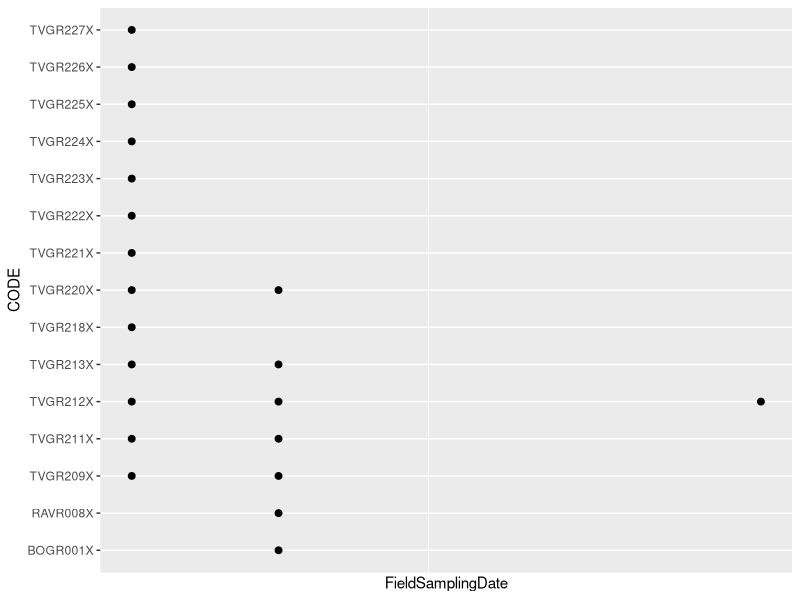
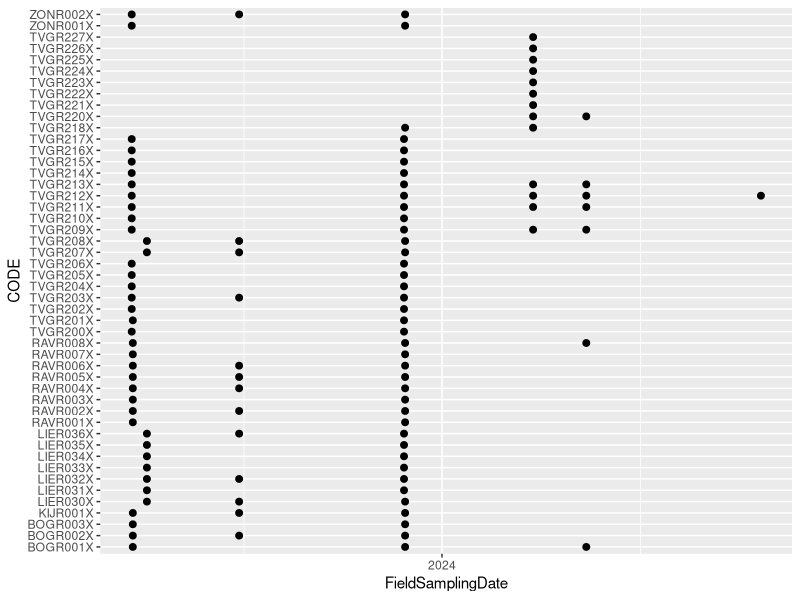
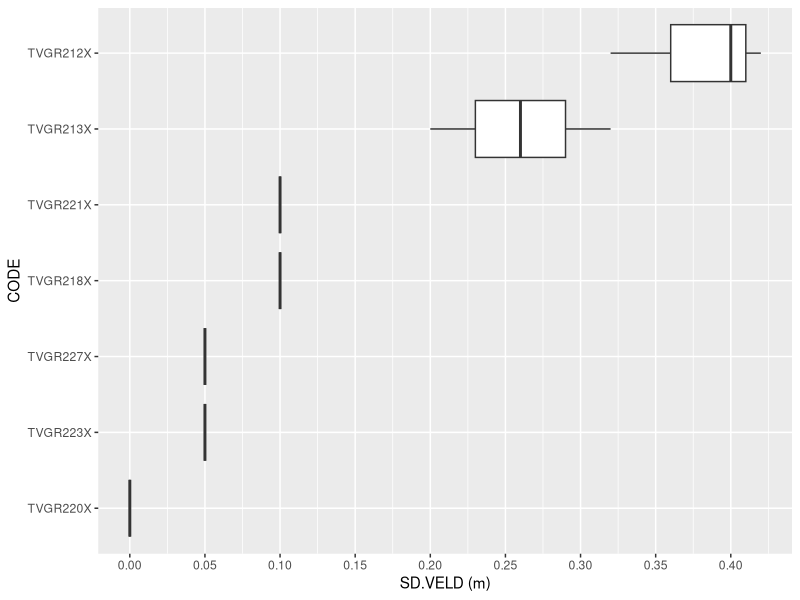
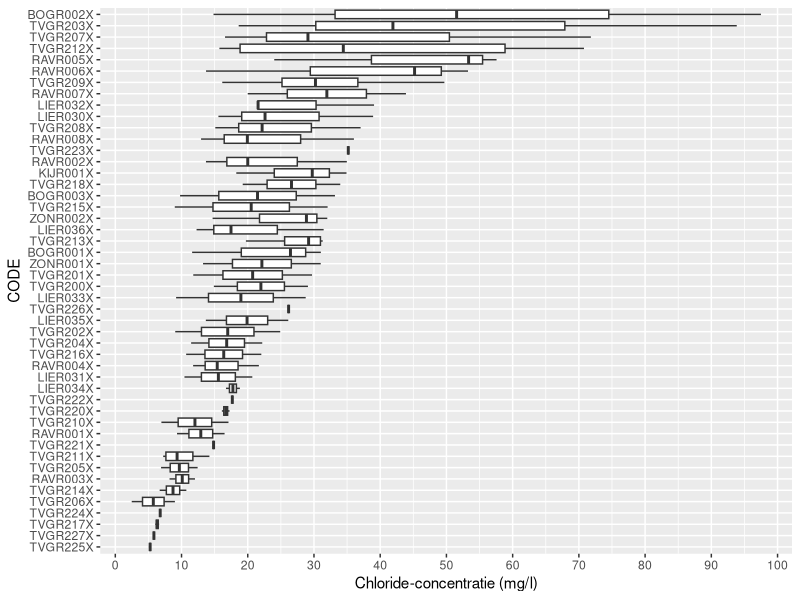
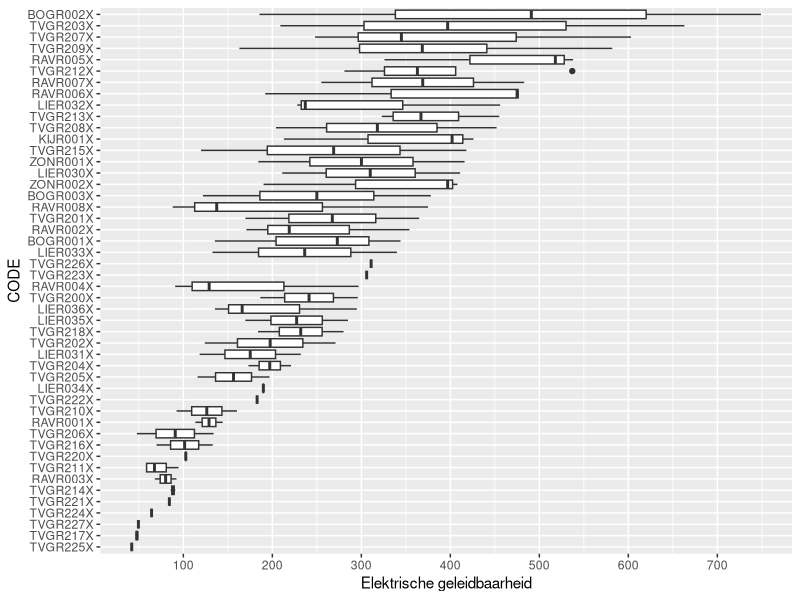
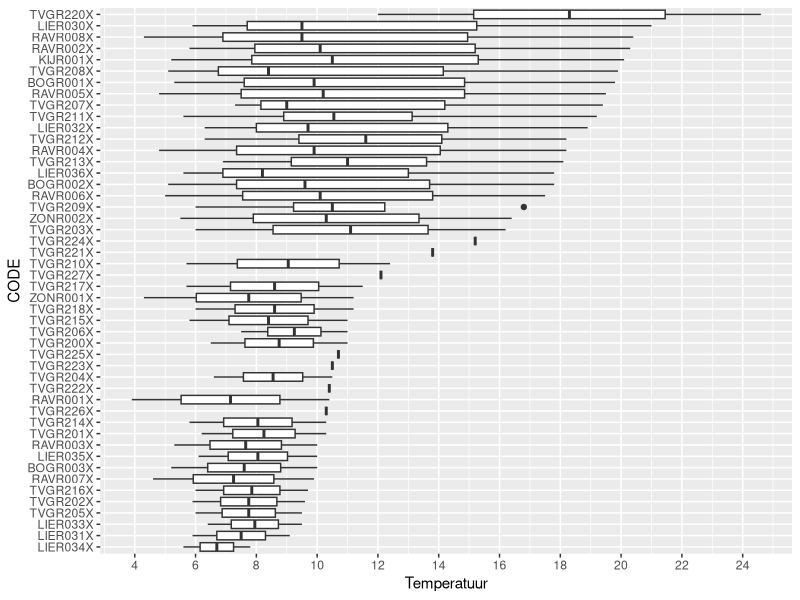
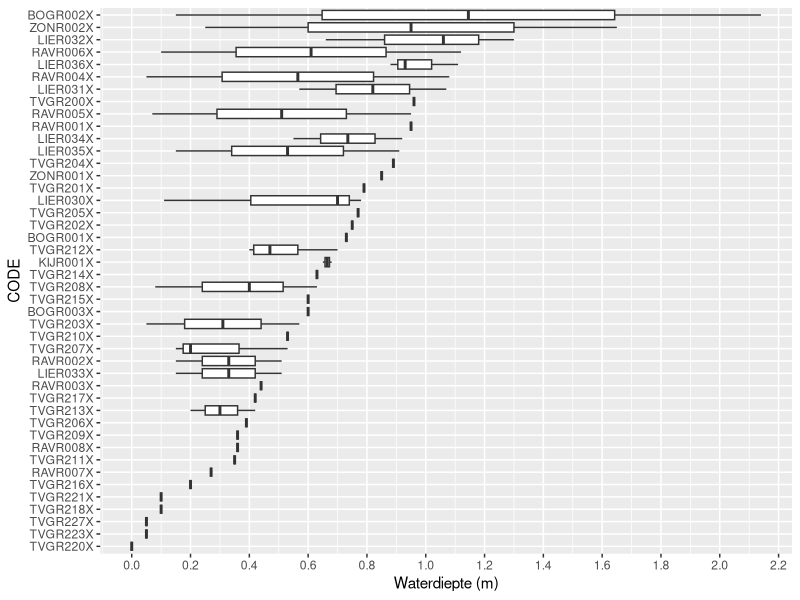
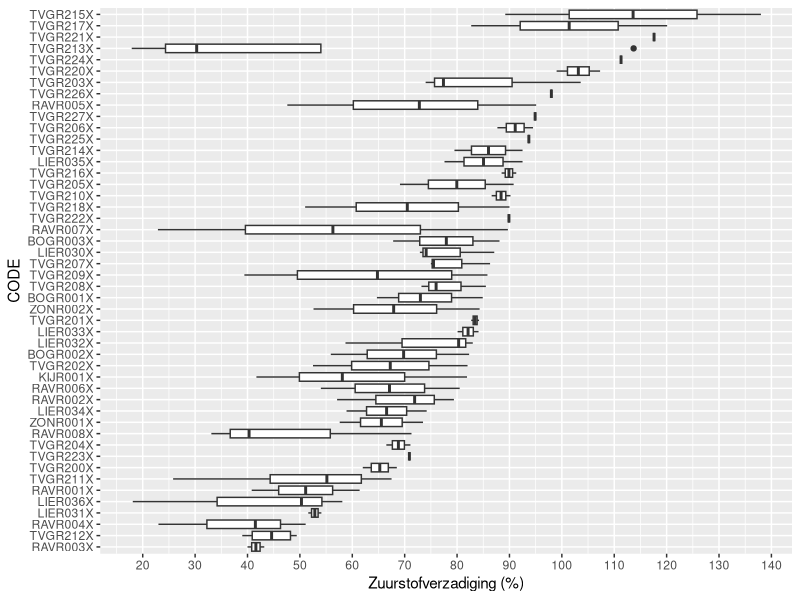

Generate these figures, in order, with R:
## ---- chunk 1
library(knitr)
opts_chunk$set(
  echo = FALSE, 
  eval = TRUE,  
  cache = FALSE, 
  autodep = TRUE,
  dpi = 300,
  warning = TRUE,
  error = TRUE,
  message = TRUE
)
# Enable inbo r-universe
options(repos = c(
    inbo = 'https://inbo.r-universe.dev',
    CRAN = 'https://cloud.r-project.org'))
library(dplyr)
library(ggplot2)
library(scales)
library(tidyr)
## ---- chunk 2
data_beken <- read.csv(file = "./data/FactResultAqua_TVG_beken_2025-02-19.csv", sep = ";")
data_beken$FieldSamplingDate <- as.Date(data_beken$FieldSamplingDate)

## ---- chunk 3
# voeg ResultCalc toe als kolom voor meetwaarden onder detectielimiet
data_beken$ResultCalc <- ifelse(
  grepl("<|>", data_beken$ResultFormatted),
  as.numeric(gsub(",", ".", data_beken$ResultFormattedNumeric)) / 2,
  as.numeric(gsub(",", ".", data_beken$ResultFormattedNumeric))
)
## ---- chunk 4
calculate_n_values <- function(df) {
  df %>%
    mutate(
      ResultCalc_N = case_when(
        Component == "NH4" ~ ResultCalc / 1.2880,
        Component == "NO3" ~ ResultCalc / 4.4268,
        Component == "NO2" ~ ResultCalc / 3.2845,
        TRUE ~ ResultCalc
      ),
      Component_N = case_when(
        Component == "NH4" ~ "NH4_N",
        Component == "NO3" ~ "NO3_N",
        Component == "NO2" ~ "NO2_N",
        TRUE ~ Component
      ),
      Unit_N = if_else(Component %in% c("NH4", "NO3", "NO2"), "mg N/l", Unit)
    )
}

# Calculate _N values
df_with_n <- calculate_n_values(data_beken)

# Create new rows for NH4_N, NO3_N, and NO2_N
new_n_rows <- df_with_n %>%
  filter(Component %in% c("NH4", "NO3", "NO2")) %>%
  mutate(
    ResultCalc = ResultCalc_N,
    Component = Component_N,
    Unit = Unit_N
  ) %>%
  select(-ResultCalc_N, -Component_N, -Unit_N)

# Combine original data with new N rows
final_df <- bind_rows(
  data_beken,
  new_n_rows
)

# Sort the dataframe
final_df <- final_df %>%
  arrange(CODE, FieldSamplingDate, Component)

# Reset row names
rownames(final_df) <- NULL

# Remove duplicate rows (if any)
data_beken <- final_df %>% 
  distinct()

## ---- chunk 5
# Bereken Anorganische stikstof
n_anorg <- data_beken %>%
  filter(Component %in% c("NO3_N", "NO2_N", "NH4_N")) %>%
  group_by(CODE, FieldSamplingDate) %>%
  summarise(
    ResultCalc = if(n_distinct(Component) == 3) sum(ResultCalc, na.rm = TRUE) else NA_real_,
    Component = "N_anorg",
    Unit = "mg N/l",
    .groups = "drop"
  )

# Calculate N_org
n_org <- data_beken %>%
  filter(Component %in% c("T.N", "NO3_N", "NO2_N", "NH4_N")) %>%
  group_by(CODE, FieldSamplingDate) %>%
  summarise(
    ResultCalc = if(n_distinct(Component) == 4) 
                   ResultCalc[Component == "T.N"] - sum(ResultCalc[Component %in% c("NO3_N", "NO2_N", "NH4_N")], na.rm = TRUE)
                 else 
                   NA_real_,
    Component = "N_org",
    Unit = "mg N/l",
    .groups = "drop"
  )

# Add other columns to n_anorg and n_org
add_other_columns <- function(df) {
  data_beken %>%
    group_by(CODE, FieldSamplingDate) %>%
    slice(1) %>%
    select(-Component, -ResultCalc, -Unit) %>%
    right_join(df, by = c("CODE", "FieldSamplingDate"))
}

n_anorg <- add_other_columns(n_anorg)
n_org <- add_other_columns(n_org)

# Combine all data
final_df <- bind_rows(
  data_beken,
  n_anorg,
  n_org
)

# Sort the dataframe
final_df <- final_df %>%
  arrange(CODE, FieldSamplingDate, Component)

# Remove duplicate rows (if any)
data_beken <- final_df %>% 
  distinct()

## ---- chunk 6
# meetpunten TN
data_beken %>% filter(Component == "T.N") %>% 
  ggplot(aes(x = FieldSamplingDate, y = CODE)) +
  geom_point(size = 2) +
    scale_x_date(date_breaks = "1 year", date_labels = "%Y")

# vergelijk met NO3 - veel meer gemeten
data_beken %>% filter(Component == "NO3") %>% 
  ggplot(aes(x = FieldSamplingDate, y = CODE)) +
  geom_point(size = 2) +
    scale_x_date(date_breaks = "1 year", date_labels = "%Y")

    
## ---- chunk 7
create_boxplot <- function(dataset, Component, xlab = "ResultCalc",vline = NULL,  save_path = NULL) {
  # Filter the dataset for the specified Component
  filtered_data <- dataset %>% 
    filter(Component == !!Component)
  
  # Calculate median values and order CODEs
  code_order <- filtered_data %>%
    group_by(CODE) %>%
    summarise(max_value = max(ResultCalc, na.rm = TRUE)) %>%
    arrange(max_value) %>%
    pull(CODE)
  
  # Convert CODE to a factor with levels ordered by median ResultCalc
  filtered_data$CODE <- factor(filtered_data$CODE, levels = code_order)
  
  # Create the base plot
  p <- ggplot(filtered_data, aes(x = ResultCalc, y = CODE)) +
    geom_boxplot() +
    labs(x = xlab, y = "CODE", title = NULL) +
    scale_x_continuous(breaks = pretty_breaks(n = 10))
  
  # Add vertical line if vline is specified
  if (!is.null(vline)) {
    p <- p + geom_vline(xintercept = vline, color = "red", linetype = "dashed", size = 1)
  }
  
  # Save the plot if save_path is provided
  if (!is.null(save_path)) {
    ggsave(save_path, plot = p, width = 8, height = 10, dpi = 300)
    cat("Plot saved to:", save_path, "\n")
  }
  
  return(p)
}

## ---- chunk 8
filtered_data <- data_beken %>%
  group_by(CODE, FieldSamplingDate) %>%
  filter(all(c("WD.VELD", "SD.VELD") %in% Component) & 
         all(!is.na(ResultCalc[Component %in% c("WD.VELD", "SD.VELD")]))) %>%
  ungroup()

# Calculate max values for SD.VELD and WD.VELD, and determine fill color
code_data <- filtered_data %>%
  group_by(CODE, Component) %>%
  summarise(max_value = max(ResultCalc, na.rm = TRUE), .groups = "drop") %>%
  pivot_wider(names_from = Component, values_from = max_value) %>%
  mutate(fill_color = ifelse(SD.VELD == WD.VELD, "lightblue", "white"))

# Order CODEs based on max value of SD.VELD
code_order <- code_data %>%
  arrange(SD.VELD) %>%
  pull(CODE)

# Filter data for just SD.VELD and join with fill color info
plot_data <- filtered_data %>%
  filter(Component == "SD.VELD") %>%
  left_join(select(code_data, CODE, fill_color), by = "CODE")

# Convert CODE to a factor with levels ordered by max ResultCalc
plot_data$CODE <- factor(plot_data$CODE, levels = code_order)

# Create the plot
p <- ggplot(plot_data, aes(x = ResultCalc, y = CODE, fill = fill_color)) +
  geom_boxplot() +
  scale_fill_identity() +
  labs(x = "SD.VELD (m)", y = "CODE", title = NULL) +
  scale_x_continuous(breaks = pretty_breaks(n = 10))

# Display the plot
print(p)

# Save the plot (optional)
# ggsave("SD_VELD_boxplot.png", plot = p, width = 8, height = 10, dpi = 300)
ggsave("./exports/boxplots/Secchi diepte.jpg", plot = p, width = 8, height = 10, dpi = 300)
    
## ---- chunk 9
create_boxplot(data_beken, "Cl", "Chloride-concentratie (mg/l)", save_path = "./exports/boxplots/Chloride MKN.jpg")

create_boxplot(data_beken, "EC25.VELD",  "Elektrische geleidbaarheid", save_path = "./exports/boxplots/Elektrische geleidbaarheid MKN.jpg")

create_boxplot(data_beken, "TEMP.VELD", "Temperatuur", save_path = "./exports/boxplots/Temperatuur MKN.jpg")

create_boxplot(data_beken, "WD.VELD", "Waterdiepte (m)", save_path = "./exports/boxplots/Waterdiepte.jpg")

create_boxplot(data_beken, "SAT.VELD", "Zuurstofverzadiging (%)", save_path = "./exports/boxplots/Zuurstofverzadiging.jpg")

create_boxplot(data_beken, "O2.VELD", "Zuurstofconcentratie (mg/l)", save_path = "./exports/boxplots/Zuurstofconcentratie.jpg")

create_boxplot(data_beken, "pH.VELD", "Zuurtegraad- pH", save_path = "./exports/boxplots/Zuurtegraad.jpg")

create_boxplot(data_beken, "SO4", "Sulfaat-concentratie", save_path = "./exports/boxplots/Sulfaat.jpg")

create_boxplot(data_beken, "NPOC", "Organische koolstof - NPOC (mg/l)", save_path = "./exports/boxplots/NPOC.jpg")

create_boxplot(data_beken, "T.N", "Totale stikstof - TN (mg N/l)", save_path = "./exports/boxplots/Totale stikstof.jpg")

create_boxplot(data_beken, "T.P", "Totale fosfor - TP (mg P/l)", save_path = "./exports/boxplots/Totale fosfor.jpg")

create_boxplot(data_beken, "NH4_N", "Ammonium-stikstof - NH4_N (mg N/l)", save_path = "./exports/boxplots/Ammonium-stikstof NH4_N.jpg")

create_boxplot(data_beken, "NO3_N", "Nitraat-stikstof - NO3_N (mg N/l)", save_path = "./exports/boxplots/Nitraat-stikstof NO3_N.jpg")

create_boxplot(data_beken, "NO2_N", "Nitriet-stikstof - NO2_N (mg N/l)", save_path = "./exports/boxplots/Nitriet-stikstof NO2_N.jpg")

create_boxplot(data_beken, "PO4", "Fosfaat - PO4 (mg/l)", save_path = "./exports/boxplots/Fosfaat PO4.jpg")

